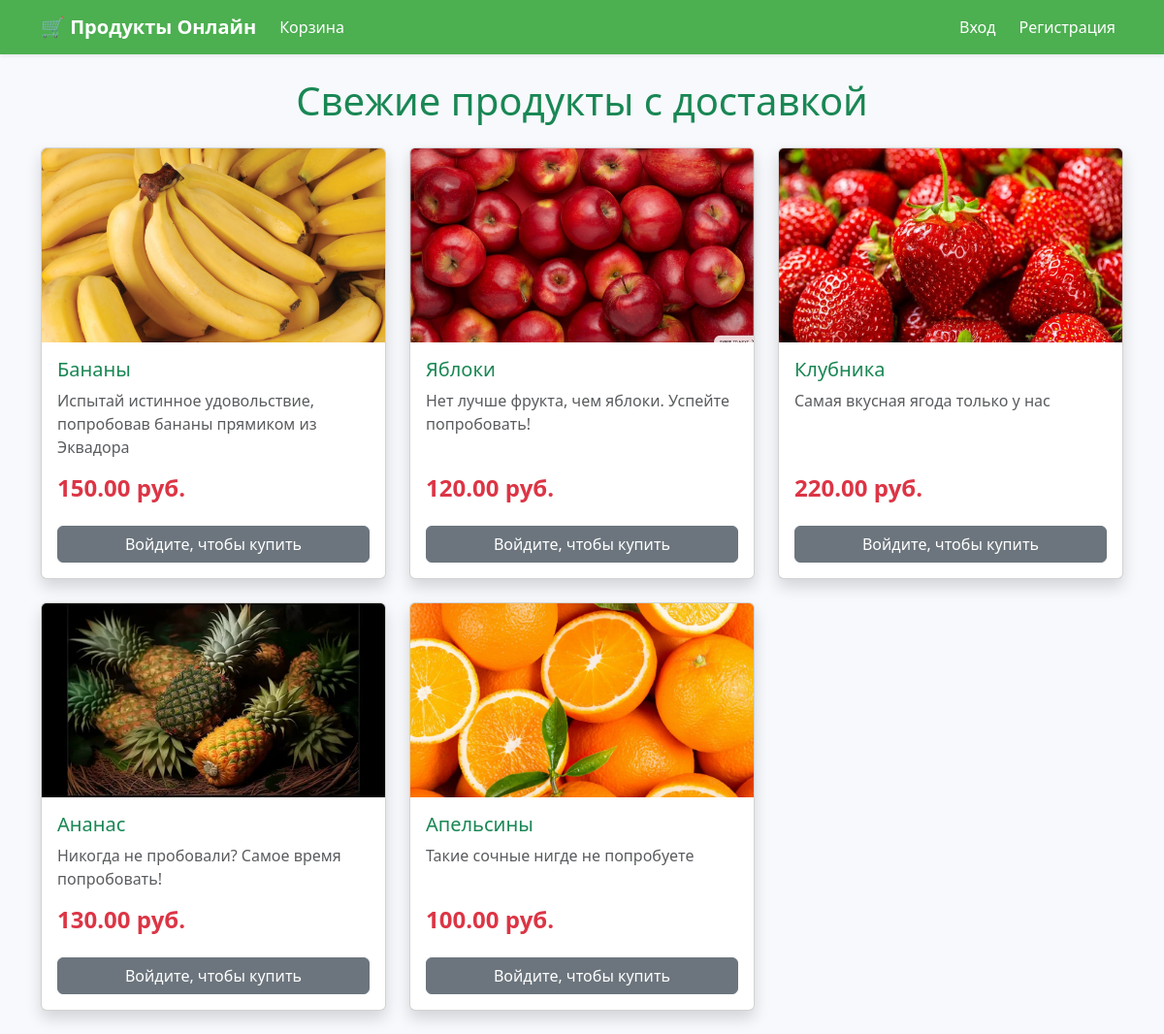
The page / on the database its author committed.
### grocery/models.py (models this page shows, shortened)
class Product(models.Model):
    name = models.CharField(max_length=200, verbose_name="Название")
    description = models.TextField(verbose_name="Описание")
    price = models.DecimalField(max_digits=10, decimal_places=2, verbose_name="Цена")
    image = models.ImageField(upload_to='product_images/', blank=True, null=True, verbose_name="Изображение")
    def get_image_url(self):
        if self.image:
            return self.image.url
        return 'https://via.placeholder.com/400x200?text=Нет+изображения'

### grocery/views.py (the view)
# urls.py: path('', ProductListView.as_view(), name='product_list'),
class ProductListView(ListView):
    model = Product
    template_name = 'product_list.html'
    context_object_name = 'products'

### templates/product_list.html (shortened to what this page needs)
{% extends "base.html" %}
{% block content %}
<h1 class="mb-4 text-center text-success">Свежие продукты с доставкой</h1>
<div class="row">
    {% for product in products %}
    <div class="col-lg-4 col-md-6 mb-4">
        <div class="card card-product h-100 shadow">
            <img src="{{ product.get_image_url }}"
                 class="card-img-top"
                 alt="{{ product.name }}"
                 style="height: 200px; object-fit: cover;">
            <div class="card-body d-flex flex-column">
                <h5 class="card-title text-success">{{ product.name }}</h5>
                <p class="card-text text-muted">{{ product.description|truncatechars:100 }}</p>
                <h4 class="mt-auto text-danger fw-bold">{{ product.price }} руб.</h4>
                <div class="mt-3">
                    {% if user.is_authenticated %}
                        <a href="{% url 'add_to_cart' product.id %}" class="btn btn-success w-100">
                            <i class="fas fa-cart-plus"></i> Добавить в корзину
                        </a>
                    {% else %}
                        <a href="{% url 'login' %}" class="btn btn-secondary w-100">
                            Войдите, чтобы купить
                        </a>
                    {% endif %}
                </div>
            </div>
        </div>
    </div>
    {% endfor %}
</div>
{% endblock %}

### templates/base.html (shortened to what this page needs)
{% load static %}
<!DOCTYPE html>
<html lang="ru">
<head>
    <link href="https://cdn.jsdelivr.net/npm/bootstrap@5.3.3/dist/css/bootstrap.min.css" rel="stylesheet">
</head>
<body>
    <nav class="navbar navbar-expand-lg navbar-dark bg-success shadow-sm">
        <div class="container">
            <a class="navbar-brand fw-bold" href="{% url 'product_list' %}">
                🛒 Продукты Онлайн
            </a>
            <div class="collapse navbar-collapse" id="navbarNav">
                <ul class="navbar-nav me-auto mb-2 mb-lg-0">
                    <li class="nav-item">
                        <a class="nav-link" href="{% url 'cart' %}">
                            Корзина
                        </a>
                    </li>
                </ul>
                <ul class="navbar-nav">
                    {% if user.is_authenticated %}
                        <li class="nav-item">
                            <span class="nav-link">Привет, {{ user.username }}!</span>
                        </li>
                        <li class="nav-item">
                            <a class="nav-link btn btn-outline-light ms-2" href="{% url 'logout' %}">Выход</a>
                        </li>
                    {% else %}
                        <li class="nav-item">
                            <a class="nav-link" href="{% url 'login' %}">Вход</a>
                        </li>
                        <li class="nav-item">
                            <a class="nav-link btn btn-warning text-dark ms-2" href="{% url 'signup' %}">Регистрация</a>
                        </li>
                    {% endif %}
                </ul>
            </div>
        </div>
    </nav>
    <main class="container mt-4">
        {% block content %}
        {% endblock %}
    </main>
</body>
</html>

### templates/base.html (style rules this page uses)
body { background-color: #f7f9fc; }
.navbar { background-color: #4CAF50 !important; }
.navbar-brand, .nav-link { color: white !important; }
.card-product { transition: transform 0.2s, box-shadow 0.2s; }

### rows shown on the page
Product: get_image_url (picture), name "Бананы", description "Испытай истинное удовольствие, попробовав бананы прямиком из Эквадора", price "150.00"
Product: get_image_url (picture), name "Яблоки", description "Нет лучше фрукта, чем яблоки. Успейте попробовать!", price "120.00"
Product: get_image_url (picture), name "Клубника", description "Самая вкусная ягода только у нас", price "220.00"
Product: get_image_url (picture), name "Ананас", description "Никогда не пробовали? Самое время попробовать!", price "130.00"
Product: get_image_url (picture), name "Апельсины", description "Такие сочные нигде не попробуете", price "100.00"
